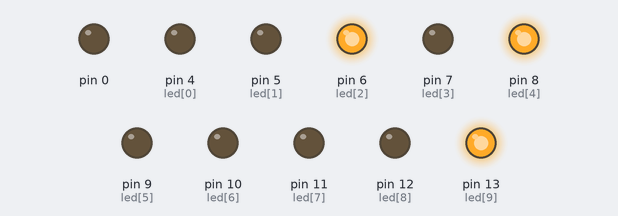
The sketch below on a simulated Arduino Uno, built with avr-gcc and run on an emulated ATmega328P. Shown: output pins drawn as LEDs (lit = HIGH).

Above: at 0.2 s.
At 1.0 s:
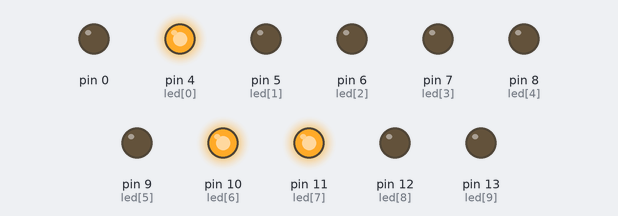
At 2.2 s:
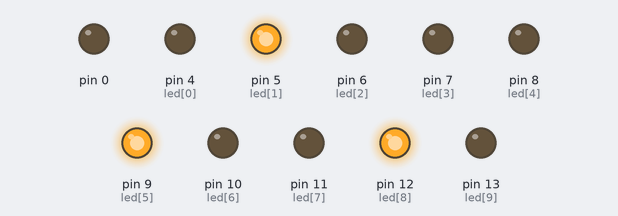
At 3.0 s:
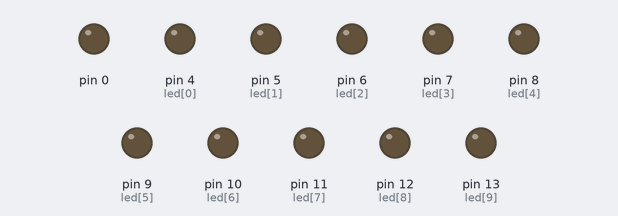
Timing chart, 0 to 3.7 s (numbered marks = the images above):
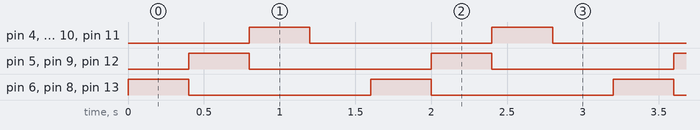

Measured:
- by itself, pin 4 (led[0]), pin 5 (led[1]), pin 6 (led[2]), pin 8 (led[4]), pin 9 (led[5]), pin 10 (led[6]), pin 11 (led[7]), pin 12 (led[8]), pin 13 (led[9]): alternates HIGH for 0.40 s and LOW for 1.2 s
- by itself, everything shown: repeats every 1.6 s, in 4 steps

The sketch:

LEDs_flecha_izquierda_simple.ino
```cpp
// Programa izquierda_Simple encendido de LEDs
// Realiza el encendido de 10 LEDS hacia la izquierda (forma de flecha)

// Variables
int led[] = {4,5,6,7,8,9,10,11,12,13};
int tiempoRet = 400;

// Función setup: numbers of LEDs
void setup(){
  pinMode(led[0], OUTPUT);
  pinMode(led[1], OUTPUT);
  pinMode(led[2], OUTPUT);
  pinMode(led[3], OUTPUT);
  pinMode(led[4], OUTPUT);
  pinMode(led[5], OUTPUT);
  pinMode(led[6], OUTPUT);
  pinMode(led[7], OUTPUT);
  pinMode(led[8], OUTPUT);
  pinMode(led[9], OUTPUT);
  pinMode(led[10], OUTPUT);
}

// Función loop: indicates active LEDs
void loop(){
  digitalWrite(led[2], HIGH);
  digitalWrite(led[9], HIGH);
  digitalWrite(led[4], HIGH);
  delay(tiempoRet);
  digitalWrite(led[2], LOW);
  digitalWrite(led[9], LOW);
  digitalWrite(led[4], LOW);
  digitalWrite(led[1], HIGH);
  digitalWrite(led[8], HIGH);
  digitalWrite(led[5], HIGH);
  delay(tiempoRet);
  digitalWrite(led[1], LOW);
  digitalWrite(led[8], LOW);
  digitalWrite(led[5], LOW);
  digitalWrite(led[0], HIGH);
  digitalWrite(led[7], HIGH);
  digitalWrite(led[6], HIGH);
  delay(tiempoRet);
  digitalWrite(led[0], LOW);
  digitalWrite(led[7], LOW);
  digitalWrite(led[6], LOW);
  delay(tiempoRet);
}
```
